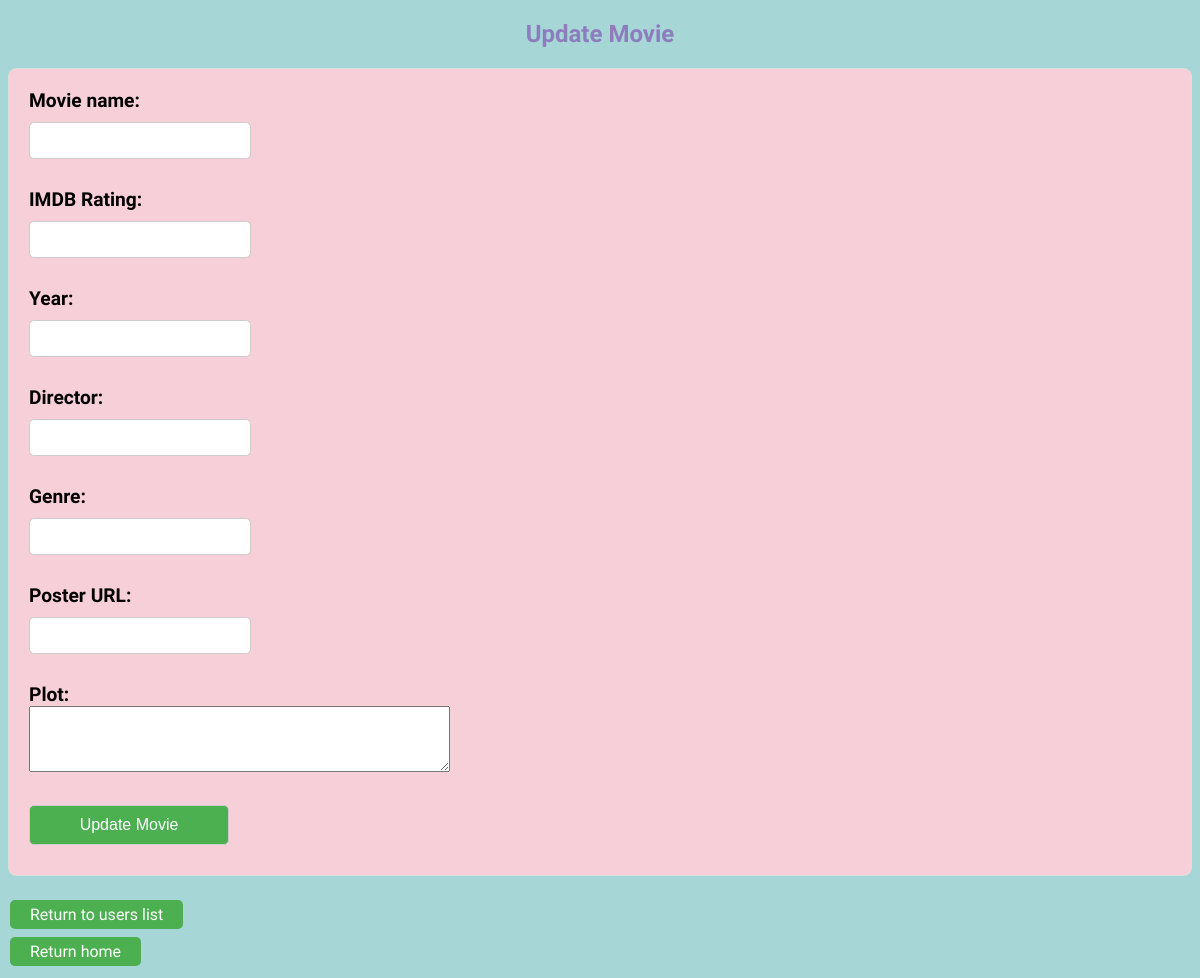
/users/8/update_movie/8, run on an earlier commit of the app's database.
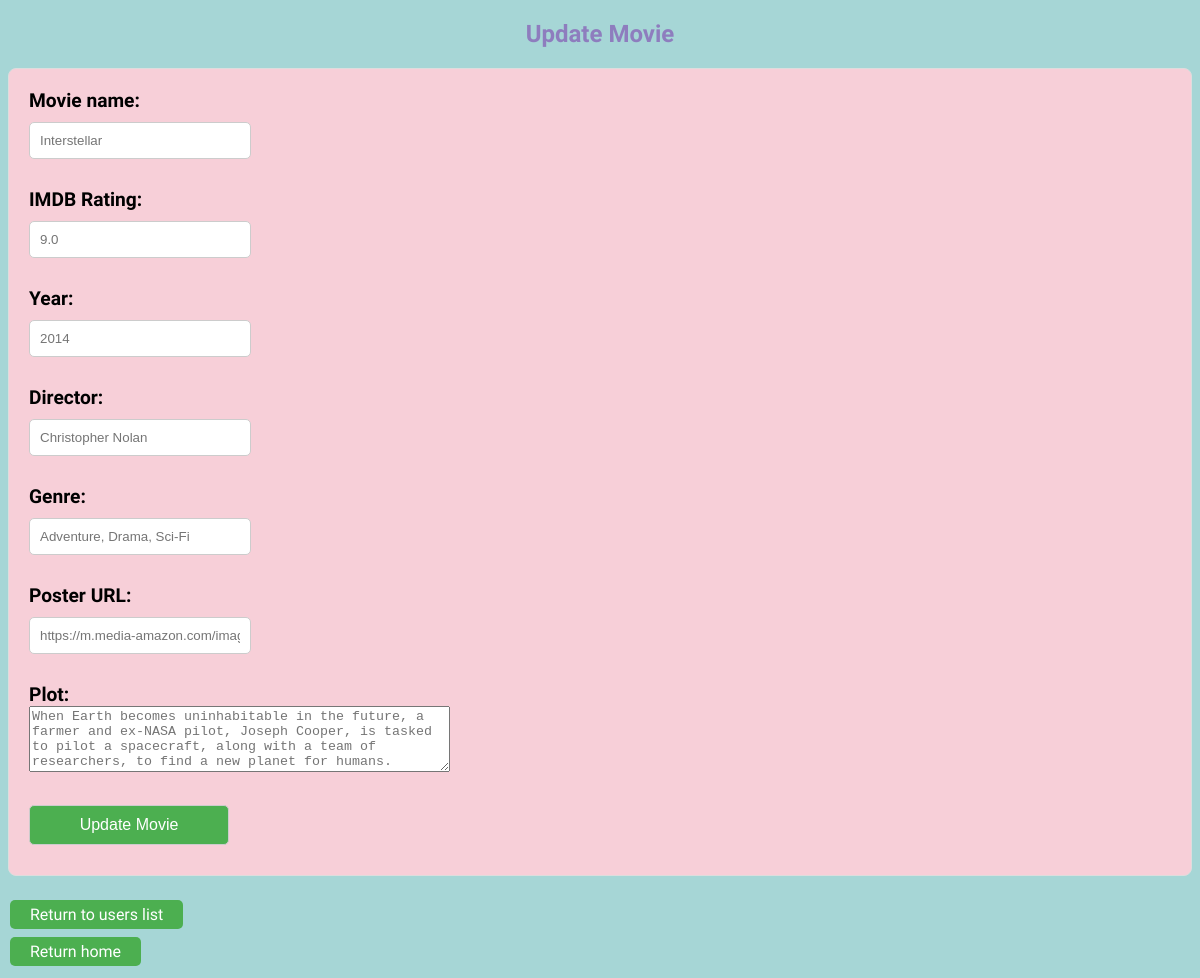
And on a later commit of the database.
### data_models.py (models this page shows, shortened)
class Movie(db.Model): # pylint: disable=too-few-public-methods
    __tablename__ = 'movies'
    movie_id = db.Column(db.Integer, primary_key=True, autoincrement=True)
    movie_name = db.Column(db.String, nullable=False)
    rating = db.Column(db.Float)
    year = db.Column(db.Integer)
    director = db.Column(db.String)
    genre = db.Column(db.String)
    poster_url = db.Column(db.String)
    plot = db.Column(db.String)
    user_movies = db.relationship('UserMovie', backref='movie_relation')

### app_ssr.py (the view, shortened to what this page needs)
@app.route('/users/<int:user_id>/update_movie/<int:movie_id>', methods=['GET', 'POST'])
def update_movie(user_id, movie_id):
    movie = data_manager.get_movie(movie_id)
    return render_template('update_movie.html',
                            user_id=user_id,
                            movie_id=movie_id,
                            movie=movie)

### datamanager/data_manager_sqlite.py (called while the page is built)
    def get_movie(self, movie_id: int) -> Movie:
        movie = Movie.query.filter_by(movie_id=movie_id).first()
        return movie

### templates/update_movie.html (shortened to what this page needs)
<!DOCTYPE html>
<html lang="en">
<head>
    <link rel="stylesheet" type="text/css" href="{{ url_for('static', filename='style.css') }}">
</head>
<body>
    <h2>Update Movie</h2>
    <div class="form" id="Form">
        <form action="/users/{{ user_id }}/update_movie/{{ movie_id }}" method="POST">
            <label for="movie_name"><h3>Movie name:</h3></label>
            <input type="text" id="movie_name" name="movie_name" placeholder="{{ movie.movie_name }}" minlength="1" maxlength="50"><br><br>
            <label for="rating"><h3>IMDB Rating:</h3></label>
            <input type="number" id="rating" name="rating" placeholder="{{ movie.rating }}" min="0" max="10" step="0.1"><br><br>
            <label for="year"><h3>Year:</h3></label>
            <input type="number" id="year" name="year" placeholder="{{ movie.year }}" min="1895" max="2030" minlength="4" maxlength="4"><br><br>
            <label for="director"><h3>Director:</h3></label>
            <input type="text" id="director" name="director" placeholder="{{ movie.director }}" minlength="5" maxlength="50"><br><br>
            <label for="genre"><h3>Genre:</h3></label>
            <input type="text" id="genre" name="genre" placeholder="{{ movie.genre }}" minlength="5" maxlength="50"><br><br>
            <label for="poster_url"><h3>Poster URL:</h3></label>
            <input type="url" id="poster_url" name="poster_url" placeholder="{{ movie.poster_url }}" minlength="20" maxlength="180"><br><br>
            <label for="plot"><h3>Plot:</h3></label>
            <textarea id="plot" name="plot" rows="4" cols="50" placeholder="{{ movie.plot }}" minlength="20" maxlength="500"></textarea><br><br>
            <input type="submit" value="Update Movie" class="button">
        </form>
    </div>
    <div id="links">
        <a href="/users" class="button">Return to users list</a><br>
        <a href="/" class="button">Return home</a><br>
    </div>
</body>
</html>

What changed in the data, as far as the page shows it:
added Movie: movie_name "Interstellar", rating "9.0", year "2014", director "Christopher Nolan", genre "Adventure, Drama, Sci-Fi", poster_url "https://m.media-amazon.com/images/M/MV5BYzdjMDAxZGItMjI2My00ODA1LTlkNzItOWFjMDU5ZDJlYWY3XkEyXkFqcGc@._V1_SX300.jpg", plot "When Earth becomes uninhabitable in the future, a farmer and ex-NASA pilot, Joseph Cooper, is tasked to pilot a spacecraft, along with a team of researchers, to find a new planet for humans."
